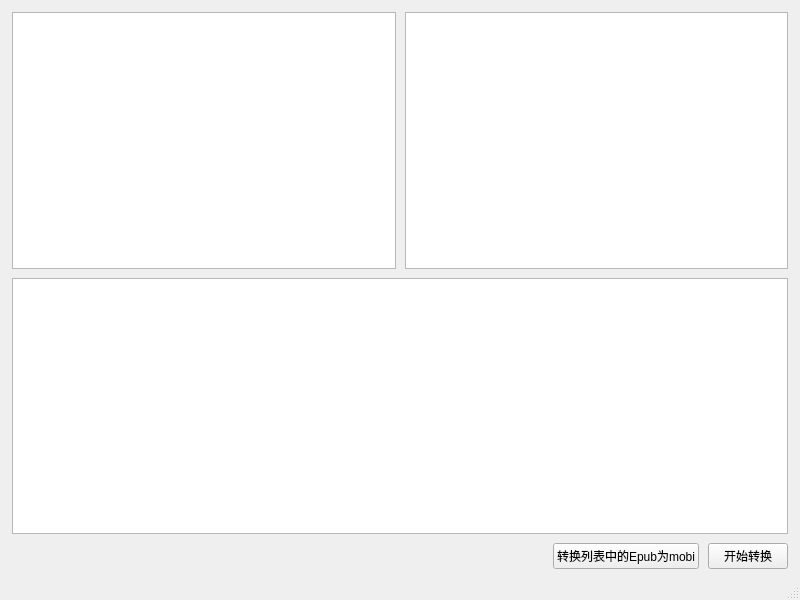
<?xml version="1.0" encoding="UTF-8"?>
<ui version="4.0">
    <class>MainWindow</class>
    <widget class="QMainWindow" name="MainWindow">
        <property name="geometry">
            <rect>
                <x>0</x>
                <y>0</y>
                <width>800</width>
                <height>600</height>
            </rect>
        </property>
        <property name="windowTitle">
            <string>漫画制作工具</string>
        </property>
        <widget class="QWidget" name="centralwidget">
            <layout class="QVBoxLayout" name="verticalLayout">
                <property name="spacing">
                    <number>9</number>
                </property>
                <property name="leftMargin">
                    <number>12</number>
                </property>
                <property name="topMargin">
                    <number>12</number>
                </property>
                <property name="rightMargin">
                    <number>12</number>
                </property>
                <property name="bottomMargin">
                    <number>9</number>
                </property>
                <item>
                    <layout class="QHBoxLayout" name="horizontalLayout_2">
                        <item>
                            <widget class="QListWidget" name="list_zipfiles"/>
                        </item>
                        <item>
                            <widget class="QListWidget" name="list_epubfiles"/>
                        </item>
                    </layout>
                </item>
                <item>
                    <widget class="QPlainTextEdit" name="edit_stdout"/>
                </item>
                <item>
                    <layout class="QHBoxLayout" name="horizontalLayout">
                        <item>
                            <spacer name="horizontalSpacer">
                                <property name="orientation">
                                    <enum>Qt::Horizontal</enum>
                                </property>
                                <property name="sizeHint" stdset="0">
                                    <size>
                                        <width>40</width>
                                        <height>20</height>
                                    </size>
                                </property>
                            </spacer>
                        </item>
                        <item>
                            <widget class="QPushButton" name="button_to_mobi">
                                <property name="text">
                                    <string>转换列表中的Epub为mobi</string>
                                </property>
                            </widget>
                        </item>
                        <item>
                            <widget class="QPushButton" name="button_start">
                                <property name="text">
                                    <string>开始转换</string>
                                </property>
                            </widget>
                        </item>
                    </layout>
                </item>
            </layout>
        </widget>
        <widget class="QMenuBar" name="menubar">
            <property name="geometry">
                <rect>
                    <x>0</x>
                    <y>0</y>
                    <width>800</width>
                    <height>23</height>
                </rect>
            </property>
        </widget>
        <widget class="QStatusBar" name="statusbar"/>
    </widget>
    <resources/>
    <connections/>
</ui>
